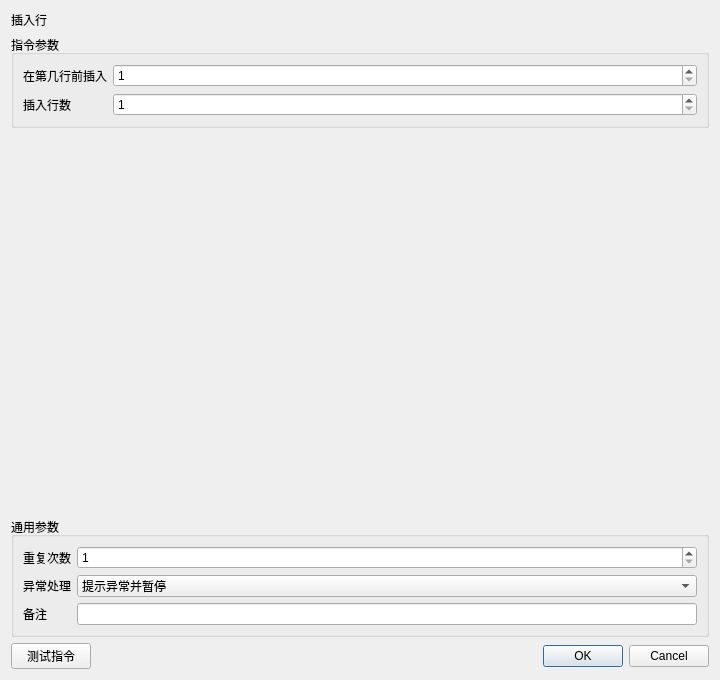
<?xml version="1.0" encoding="UTF-8"?><ui version="4.0"><class>InstructionEditor</class><widget class="QDialog" name="InstructionEditor"><property name="geometry"><rect><x>0</x><y>0</y><width>720</width><height>680</height></rect></property><layout class="QVBoxLayout" name="rootLayout"><item><widget class="QLabel" name="titleLabel"><property name="text"><string>插入行</string></property></widget></item><item><widget class="QGroupBox" name="parameterGroupBox"><property name="title"><string>指令参数</string></property><layout class="QFormLayout" name="parameterFormLayout"><item row="0" column="0"><widget class="QLabel" name="label_0"><property name="text"><string>在第几行前插入</string></property></widget></item><item row="0" column="1"><widget class="QSpinBox" name="parameter_0"><property name="minimum"><number>1</number></property><property name="maximum"><number>1000000</number></property><property name="value"><number>1</number></property></widget></item><item row="1" column="0"><widget class="QLabel" name="label_1"><property name="text"><string>插入行数</string></property></widget></item><item row="1" column="1"><widget class="QSpinBox" name="parameter_1"><property name="minimum"><number>1</number></property><property name="maximum"><number>1000000</number></property><property name="value"><number>1</number></property></widget></item></layout></widget></item><item><spacer name="verticalSpacer"><property name="orientation"><enum>Qt::Vertical</enum></property><property name="sizeHint" stdset="0"><size><width>20</width><height>20</height></size></property></spacer></item>
<item><widget class="QGroupBox" name="commonGroupBox"><property name="title"><string>通用参数</string></property><layout class="QFormLayout" name="commonFormLayout">
<item row="0" column="0"><widget class="QLabel" name="repeatLabel"><property name="text"><string>重复次数</string></property></widget></item><item row="0" column="1"><widget class="QSpinBox" name="repeatSpinBox"><property name="minimum"><number>1</number></property><property name="maximum"><number>999999</number></property><property name="value"><number>1</number></property></widget></item>
<item row="1" column="0"><widget class="QLabel" name="errorPolicyLabel"><property name="text"><string>异常处理</string></property></widget></item><item row="1" column="1"><widget class="QComboBox" name="errorPolicyComboBox"><item><property name="text"><string>自动跳过</string></property></item><item><property name="text"><string>提示异常并暂停</string></property></item><item><property name="text"><string>提示异常并停止</string></property></item><property name="currentIndex"><number>1</number></property></widget></item>
<item row="2" column="0"><widget class="QLabel" name="noteLabel"><property name="text"><string>备注</string></property></widget></item><item row="2" column="1"><widget class="QLineEdit" name="noteEdit"/></item>
</layout></widget></item>
<item><layout class="QHBoxLayout" name="footerLayout"><item><widget class="QPushButton" name="testButton"><property name="text"><string>测试指令</string></property></widget></item><item><spacer name="footerSpacer"><property name="orientation"><enum>Qt::Horizontal</enum></property><property name="sizeHint" stdset="0"><size><width>40</width><height>20</height></size></property></spacer></item><item><widget class="QDialogButtonBox" name="buttonBox"><property name="standardButtons"><set>QDialogButtonBox::Cancel|QDialogButtonBox::Ok</set></property></widget></item></layout></item>
</layout></widget><resources/><connections/></ui>
